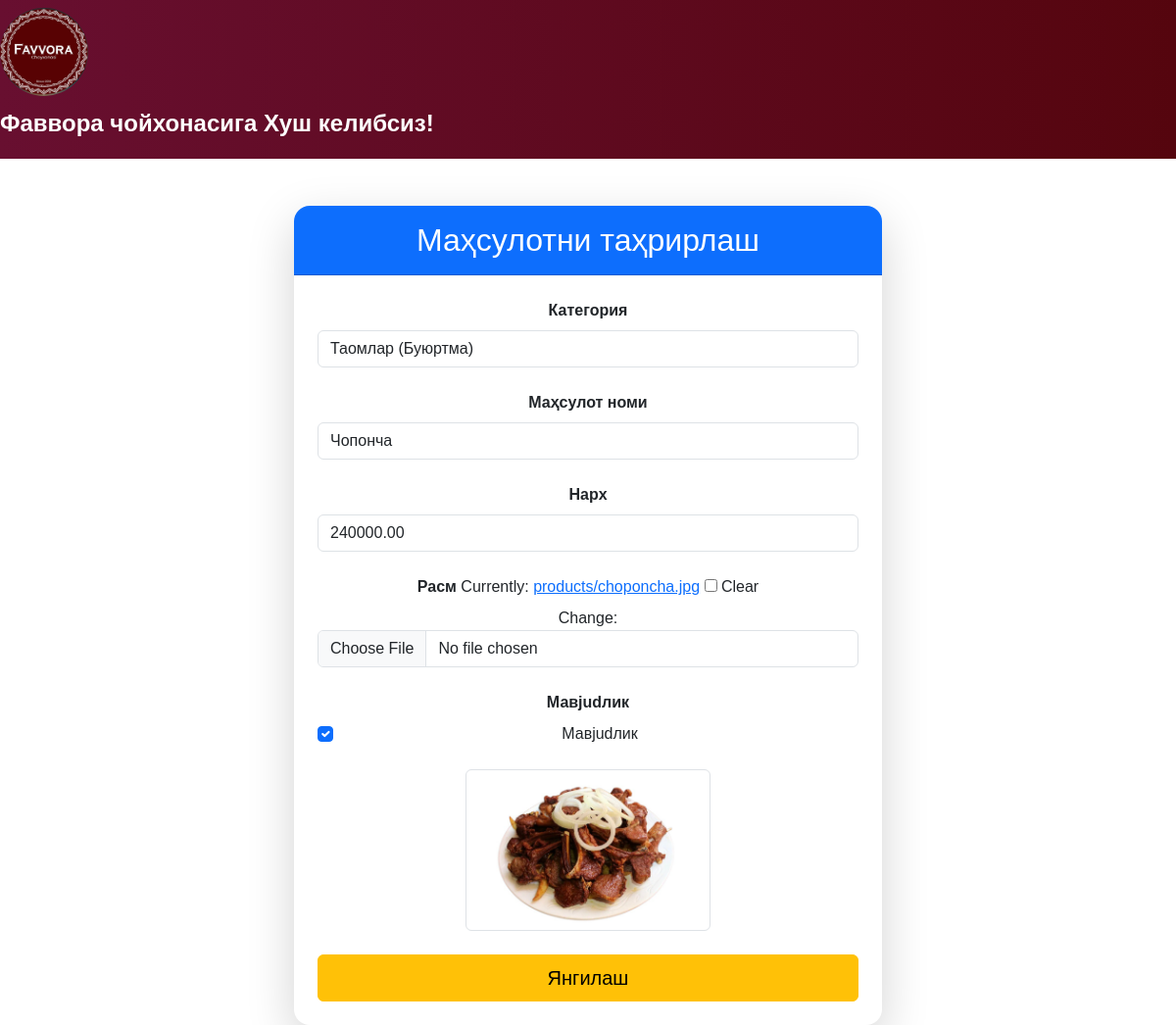
Page /product/edit/2/ (signed in) on the committed database.
### menu/models.py (models this page shows, shortened)
class Product(models.Model):
    category = models.ForeignKey(Category, on_delete=models.CASCADE, related_name="products", verbose_name="Категория")
    name = models.CharField(max_length=200, verbose_name="Маҳсулот номи")
    price = models.DecimalField(max_digits=10, decimal_places=2, verbose_name="Нарx")
    image = models.ImageField(upload_to='products/', blank=True, null=True, verbose_name="Расм")
    slug = models.SlugField(max_length=200, unique=True, verbose_name="Slug", help_text="URL uchun foydalaniladi")
    is_available = models.BooleanField(default=True, verbose_name="Мавjudлик")
    created_at = models.DateTimeField(auto_now_add=True, verbose_name="Яратилган сана")
    updated_at = models.DateTimeField(auto_now=True, verbose_name="Янгиланган сана")
    class Meta:
        verbose_name = "Маҳсулот"
        verbose_name_plural = "Маҳсулотлар"
        ordering = ['-created_at']

### menu/views.py (the view, shortened to what this page needs)
# urls.py: path('product/edit/<int:pk>/', ProductUpdateView.as_view(), name='product_edit'),
class ProductUpdateView(LoginRequiredMixin, UserPassesTestMixin, UpdateView):
    model = Product
    form_class = ProductForm
    template_name = 'product_update.html'
    success_url = reverse_lazy('category_list')
    def test_func(self):
        return self.request.user.is_authenticated and self.request.user.is_admin

### menu/forms.py
class ProductForm(forms.ModelForm):
    class Meta:
        model = Product
        fields = ['category', 'name', 'price', 'image', 'is_available']  # description o'chirildi
        widgets = {
        }
    def __init__(self, *args, **kwargs):
        super(ProductForm, self).__init__(*args, **kwargs)
        self.fields['category'].queryset = Category.objects.all()

### menu/models.py (called while the page is built)
    def __str__(self):
        return self.name

### menu/templatetags/custom_filters.py (called while the page is built)
@register.filter
def add_class(field, css_class):
    if isinstance(field, BoundField):
        return field.as_widget(attrs={"class": f"{css_class} {field.css_classes() if field.css_classes() else ''}"})
    return field

### templates/product_update.html (shortened to what this page needs)
{% extends "base.html" %}
{% load static %}
{% load custom_filters %}
{% block content %}
    <div class="container mt-5">
        <div class="card shadow-lg border-0 rounded-4" style="max-width: 600px; margin: 0 auto;">
            <div class="card-header bg-primary text-white text-center py-3">
                <h2 class="mb-0">Маҳсулотни таҳрирлаш</h2>
            </div>
            <div class="card-body p-4">
                <form method="post" enctype="multipart/form-data" novalidate>
                    {% for field in form %}
                        <div class="mb-4">
                            <label for="{{ field.id_for_label }}" class="form-label fw-bold text-dark">{{ field.label }}</label>
                            {% if field.field.widget.input_type == 'checkbox' %}
                                <div class="form-check">
                                    {{ field|add_class:"form-check-input" }}
                                    <label class="form-check-label" for="{{ field.id_for_label }}">{{ field.label }}</label>
                                </div>
                            {% else %}
                                {{ field|add_class:"form-control" }}
                            {% endif %}
                        </div>
                    {% endfor %}
                    {% if product.image %}
                        <div class="mb-4 text-center">
                            <img src="{{ product.image.url }}" alt="{{ product.name }}" class="img-thumbnail" style="max-width: 250px;">
                        </div>
                    {% endif %}
                    <button type="submit" class="btn btn-warning w-100 py-2 fs-5">Янгилаш</button>
                </form>
            </div>
        </div>
    </div>
{% endblock %}

### static/style.css (style rules this page uses)
* { margin: 0; padding: 0; box-sizing: border-box; font-family: Arial, sans-serif; }
body { background: #f4f4f4; }
a { text-decoration: none; }
body { font-family: Arial, sans-serif; background-color: #f8f8f8; margin: 0; padding: 0; }

### static/styles.css (style rules this page uses)
body { font-family: Arial, sans-serif; background-color: #f4f4f4; margin: 0; padding: 0; overflow-x: hidden; }
.container { width: 100%; max-width: 1200px; margin: 0 auto; background-color: #fff; box-sizing: border-box; }
.card { display: flex; flex-direction: column; background-color: #fff; border: 1px solid #ddd; border-radius: 8px; width: 100%; max-width: 400px; text-align: center; overflow: hidden; box-shadow: 0 0 10px rgba(0, 0, 0, 0.1); transition: transform 0.3s ease, box-shadow 0.3s ease; }
.card img { max-width: 100%; height: auto; max-height: 200px; object-fit: cover; }

### rows in the picture
Product: form "Таомлар (Буюртма)" "Чопонча" "240000.00", form "☑", image (picture)

### other values in the picture
{{ field.label }} "Категория" "Маҳсулот номи" "Нарx" "Расм" "Мавjudлик"
{{ field.label }} "Мавjudлик"
